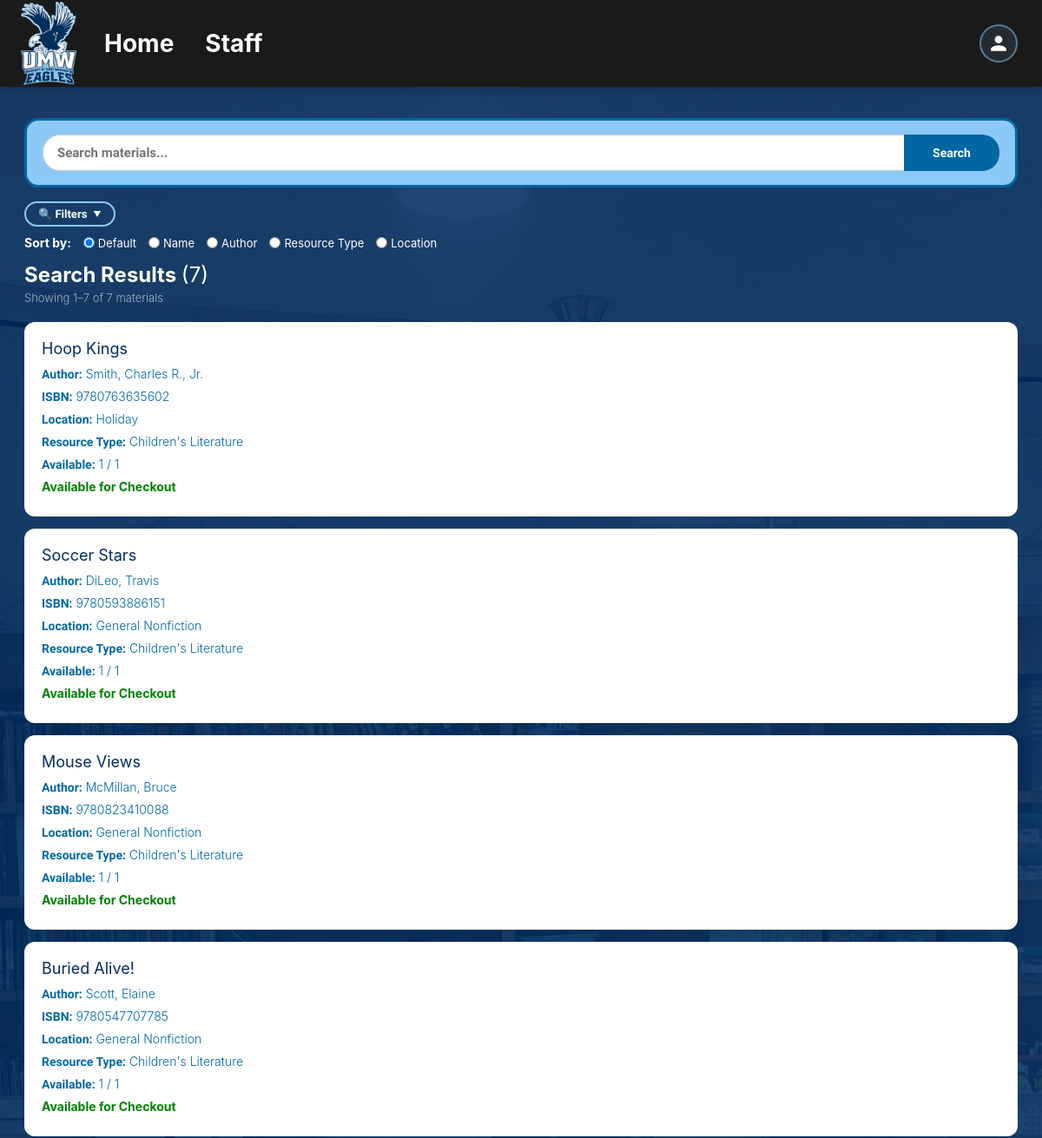
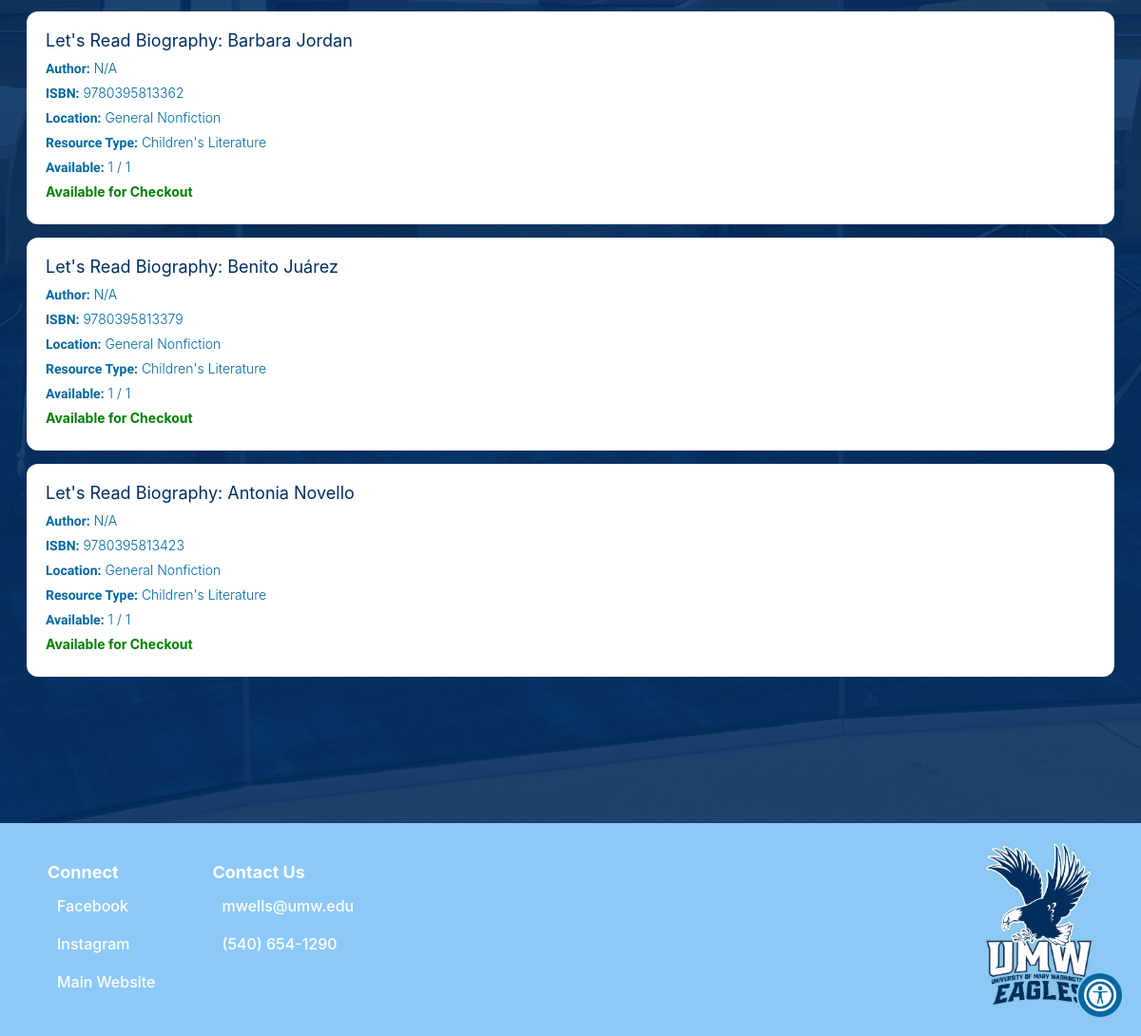
Before: /results.php (signed in) with the older database file (2 pictures, top to bottom).
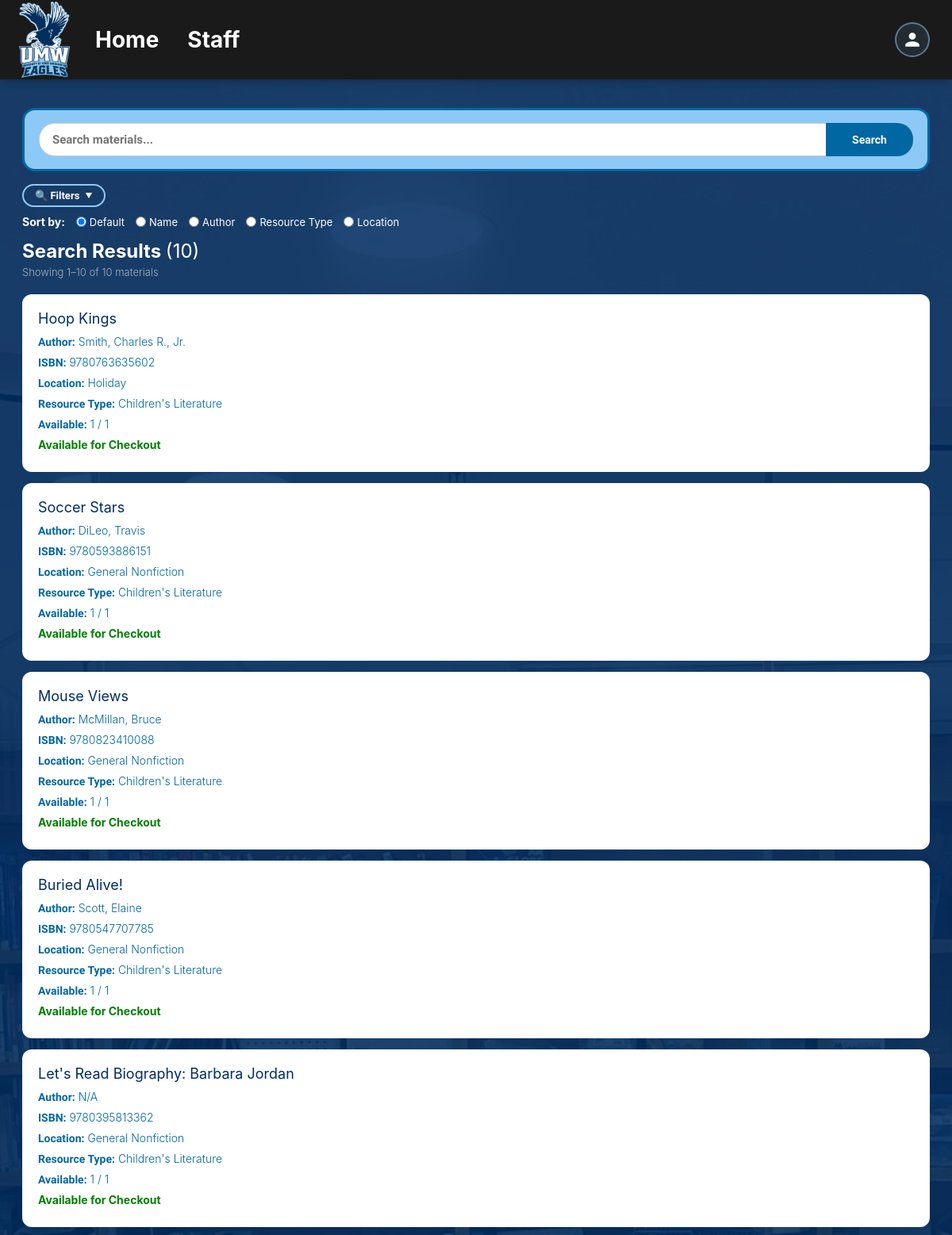
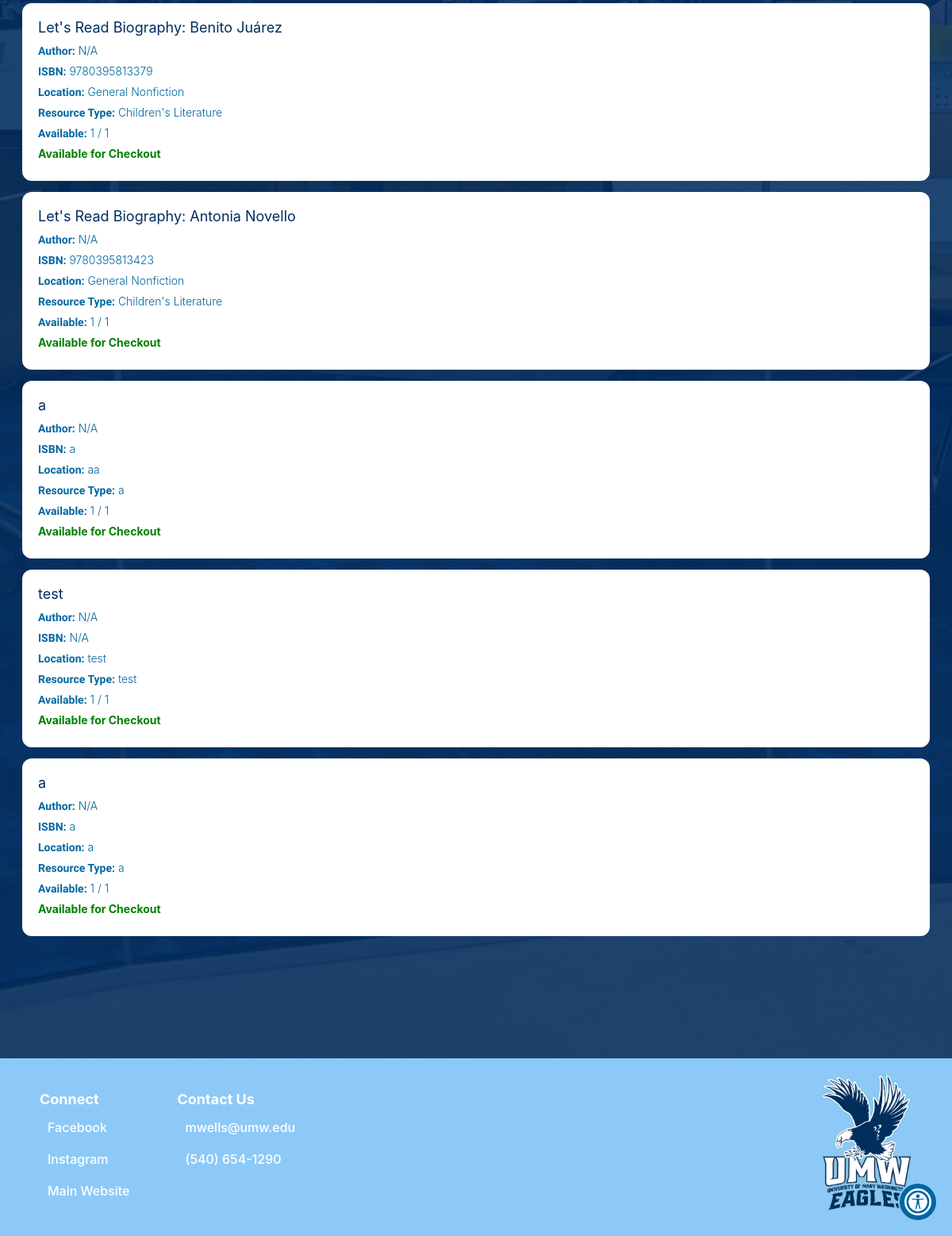
After: the same page with the newer database file (2 pictures, top to bottom).
### tables this page shows
CREATE TABLE `dbmaterials` (
  `material_id` int(11) NOT NULL,
  `name` text NOT NULL,
  `location` text NOT NULL,
  `resource_type` text NOT NULL,
  `isbn` varchar(20) DEFAULT NULL,
  `author` text DEFAULT NULL,
  `description` text DEFAULT NULL,
  `copy_capacity` int(11) NOT NULL,
  `copy_instock` int(11) NOT NULL
);

### database/dbPersons.php (called while the page is built, shortened)
<?php
function retrieve_person($id) {
    $con=connect();
    $query = "SELECT * FROM dbpersons WHERE id = '" . $id . "'";
    $result = mysqli_query($con,$query);
    $result_row = mysqli_fetch_assoc($result);
    $thePerson = make_a_person($result_row);
    return $thePerson;
}
function make_a_person($result_row) {
        $thePerson = new Person(
    @$result_row['id'],
    @$result_row['start_date'],
    @$result_row['first_name'],
    @$result_row['last_name'],
    @$result_row['street_address'],
    @$result_row['city'],
    @$result_row['state'],
    @$result_row['zip_code'],
    @$result_row['phone1'],
    @$result_row['over21'],
    @$result_row['phone1type'],
    @$result_row['emergency_contact_phone'],
    @$result_row['emergency_contact_phone_type'],
    @$result_row['birthday'],
    @$result_row['email'],
    @$result_row['email_prefs'],
    @$result_row['emergency_contact_first_name'],
    @$result_row['contact_num'],
    @$result_row['emergency_contact_relation'],
    @$result_row['contact_method'],
    @$result_row['type'],
    @$result_row['status'],
    @$result_row['notes'],
    @$result_row['password'],
    @$result_row['affiliation'],
    @$result_row['branch'],
    @$result_row['archived'],
    @$result_row['emergency_contact_last_name']
);
    return $thePerson;
}

### database/dbMaterials.php (called while the page is built, shortened)
<?php
include_once(dirname(__FILE__).'/../domain/Materials.php');
function prepare_material_object($material){
    return new Materials(
        $material['material_id'],
        $material['name'],
        $material['location'],
        $material['resource_type'],
        $material['isbn'],
        $material['author'],
        $material['description'],
        $material['copy_capacity'],
        $material['copy_instock'],
    );
}
function fetch_all_materials_sorted($sort = 'material_id'){
    $con = connect();
    $query = "SELECT * FROM dbmaterials ORDER BY " . $sort;
    $result = mysqli_query($con, $query);
    $materials = [];
    while ($row = mysqli_fetch_assoc($result)) {
        $materials[] = prepare_material_object($row);
    }
    return $materials;
}
function fetch_materials_by_query($query, $sort = 'material_id'){
    $materials = fetch_all_materials_sorted($sort);
    $queried_materials = [];
    foreach ($materials as $material) {
	    if (
		   str_contains(strtolower((string)$material->getName()), $query) ||
        	   str_contains(strtolower((string)$material->getAuthor()), $query) ||
        	   str_contains(strtolower((string)$material->getDescription()), $query) ||
        	   str_contains(strtolower((string)$material->getISBN()), $query)
    		) {
        	$queried_materials[] = $material;
	    }
    }
    return $queried_materials;
}
?>

### domain/Materials.php (called while the page is built, shortened)
<?php
class Materials {
    private $material_id;
    private $name;
    private $location;
    private $resource_type;
    private $isbn;
    private $author;
    private $copy_capacity;
    private $copy_instock;
    function __construct($material_id, $name, $location, $resource_type, $isbn, $author, $description, $copy_capacity, $copy_instock) {
        $this->material_id = $material_id;
        $this->name = $name;
        $this->location = $location;
        $this->resource_type = $resource_type;
        $this->isbn = $isbn;
        $this->author = $author;
        $this->copy_capacity = $copy_capacity;
        $this->copy_instock = $copy_instock;
    }
    function getMaterialID() {
        return $this->material_id;
    }
    function getName() {
        return $this->name;
    }
    function getLocation() {
        return $this->location;
    }
    function getResourceType() {
        return $this->resource_type;
    }
    function getISBN() {
        return $this->isbn;
    }
    function getAuthor() {
        return $this->author;
    }
    function getCopyCapacity() {
            return $this->copy_capacity;
    }
    function getCopyInstock() {
            return $this->copy_instock;
    }
    function canBeCheckedOut(){
        if($this->copy_instock > 0){
            return true;
        }
        return false;
    }
}
?>

### results.php (the view, shortened to what the changed rows need)
<?php
include_once('database/dbPersons.php');
include_once('database/dbMaterials.php');
$query             = "";
$sort              = $_GET['sort'] ?? 'material_id';
$allResults = fetch_materials_by_query($query, $sort);
$allResults  = array_values($allResults);
$perPage     = 10;
$totalItems  = count($allResults);
$totalPages  = max(1, ceil($totalItems / $perPage));
$currentPage = max(1, min((int)($_GET['page'] ?? 1), $totalPages));
$offset      = ($currentPage - 1) * $perPage;
$results     = array_slice($allResults, $offset, $perPage);
?>
<!DOCTYPE html>
<html lang="en">
<head>
<link href="./css/base.css" rel="stylesheet">
</head>
<body>
<?php require 'header.php'; ?>
<div class="overlay"></div>
<div class="page-wrapper" style="width:100%; max-width:1280px; margin:0 auto; padding:40px 28px 80px; box-sizing:border-box;">
    <div class="search-card">
        <form action="results.php" method="GET">
        </form>
    </div>
    <form method="GET" action="results.php" id="filterSortForm" style="display:block;">
        <div style="margin-bottom:10px;">
        </div>
        <div class="controls-bar">
            <span class="sort-label">Sort by:</span>
            <?php
            $sortOpts = [
                'material_id'   => 'Default',
                'name'          => 'Name',
                'author'        => 'Author',
                'resource_type' => 'Resource Type',
                'location'      => 'Location',
            ];
            foreach ($sortOpts as $val => $label):
            ?>
            <label class="sort-option">
                <input type="radio" name="sort" value="<?php echo $val; ?>"
                       onchange="this.form.submit()"
                       <?php if ($sort === $val) echo 'checked'; ?>>
                <?php echo $label; ?>
            </label>
            <?php endforeach; ?>
        </div>
    </form>
    <h2 class="results-heading">Search Results <span style="font-weight:400;">(<?php echo $totalItems; ?>)</span></h2>
    <p class="result-meta">
        Showing <?php echo $offset + 1; ?>–<?php echo min($offset + $perPage, $totalItems); ?> of <?php echo $totalItems; ?> materials
    </p>
    <?php if (!empty($results)): ?>
        <?php foreach ($results as $material): ?>
        <div class="result-card">
            <h3><a href="self_service.php?material_id=<?php echo $material->getMaterialID(); ?>"><?php echo htmlspecialchars($material->getName()); ?></a></h3>
            <p><b>Author:</b> <?php echo htmlspecialchars($material->getAuthor() ?: 'N/A'); ?></p>
            <p><b>ISBN:</b> <?php echo htmlspecialchars($material->getISBN() ?: 'N/A'); ?></p>
            <p><b>Location:</b> <?php echo htmlspecialchars($material->getLocation()); ?></p>
            <p><b>Resource Type:</b> <?php echo htmlspecialchars($material->getResourceType()); ?></p>
            <p><b>Available:</b> <?php echo $material->getCopyInstock(); ?> / <?php echo $material->getCopyCapacity(); ?></p>
            <?php if ($material->canBeCheckedOut()): ?>
                <p class="available-yes">Available for Checkout</p>
            <?php else: ?>
                <p class="available-no">Out of Stock</p>
            <?php endif; ?>
        </div>
        <?php endforeach; ?>
    <?php else: ?>
        <p class="no-results">No materials found.</p>
    <?php endif; ?>
</div>
<?php require 'footer.php'; ?>
</body>
</html>

Changed rows visible on the page:
added dbmaterials: name "a", author "N/A", isbn "a", location "aa", resource_type "a", copy_instock "1", copy_capacity "1"
added dbmaterials: name "test", author "N/A", isbn "N/A", location "test", resource_type "test", copy_instock "1", copy_capacity "1"
added dbmaterials: name "a", author "N/A", isbn "a", location "a", resource_type "a", copy_instock "1", copy_capacity "1"
Other visible differences:
$totalItems: "7" → "10"
min($offset + $perPage, $totalItems): "7" → "10"
